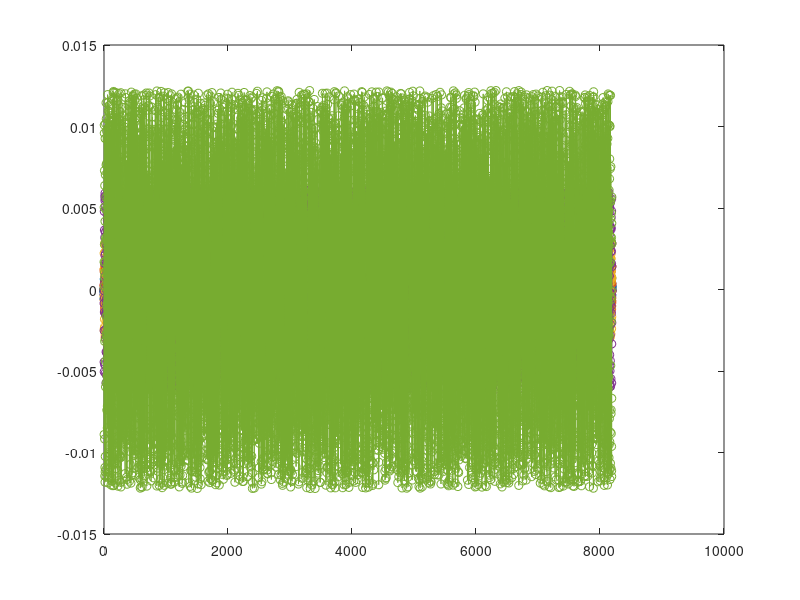
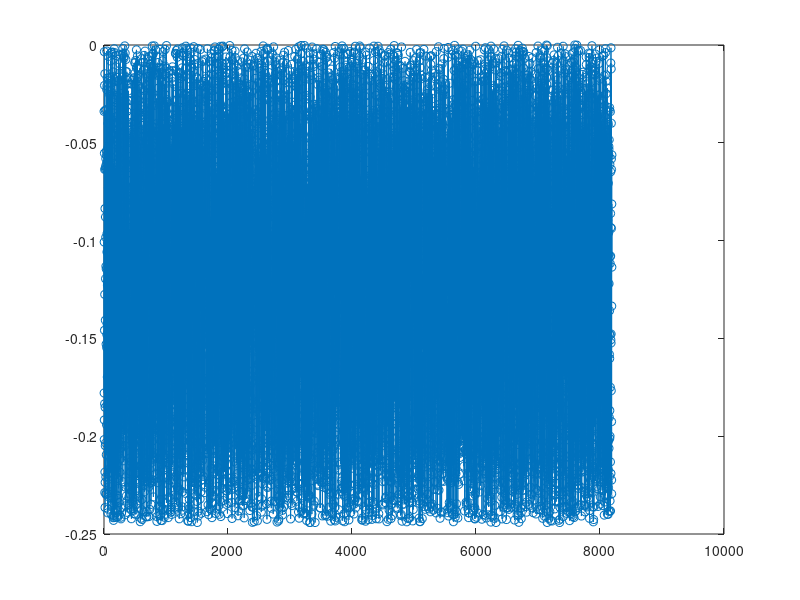
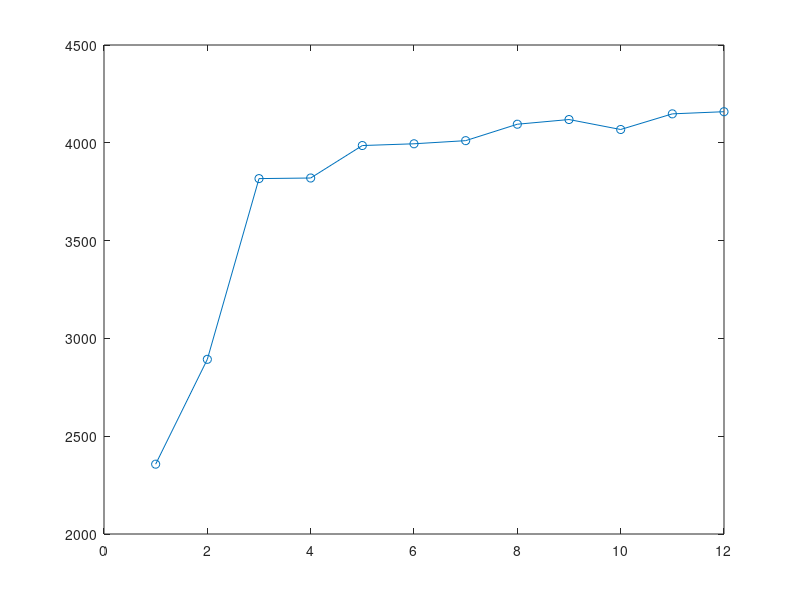

Write MATLAB code to recreate these figures, in order.
%% General Description
% This is modified from the model for J Choi ISSCC 2021, TIPM architecture
% Note that DCWR stands different compared with ISSCC 2020 version. 
% A 12'bit DTC is used. Consider it as 12 separate DTCs, calibrate the
% binary bits independently.

% Version 1.0, Peng CHEN, 2021.12.08
% Version 1.1, Peng CHEN, 2022.05.17, This version fails. Maybe NerualNetwork can
% help? The appearance of "12 DTCs" may need reshape.

%% Initial Parameter Settings
clc;clear;close all;
Sim_Time = 2^13; % The number is in FREF cycles.
settle_sample = 6e6; % The unit is in CKV cycles.
rng(23);

%% DTC alone test
FCW_F = 0.11;
B = 12;
dcw_r = zeros(1,B);
DCW_R = zeros(1,B);
track_g = zeros(Sim_Time,B);
PHRF = FCW_F * [1:Sim_Time]+1/2^10*rand(1,Sim_Time);
PHRF = 1*rand(1,Sim_Time);
OV = zeros(1,Sim_Time);
tmp = zeros(size(OV));
PHRF = mod(PHRF,1);
%plot(PHRF,'o-');

% w = [1./2.^[1:B],1/2^B];
% g = ones(1,B+1);
w = [1./2.^[1:B]];
w_t = 1e-12*[2048,1024,512,256,128,64,32,16,8,4,2,1] * 1e3/4096;
g = ones(1,B);
hist_DCWR = zeros(1,B);
mu = -1e-1;
KDTC=0.8;
for k = 1:Sim_Time
    dcw_r = zeros(1,B);
    DCW_R = zeros(1,B);
    dcw_s = dec2bin(PHRF(k)*2^B*0.7);
    for k2 = 1:length(dcw_s)
        dcw_r(k2+B-length(dcw_s)) = str2double(dcw_s(k2));
    end
    DCW_r = sum(dcw_r.*w.*g);
    if DCW_r >= 1-1/2^B
        DCW_r = 1-1/2^B;
    end
    if DCW_r < 0
        DCW_r = 0;
    end
    DCW_s = dec2bin(DCW_r*2^B);
    for k2 = 1:length(DCW_s)
        DCW_R(k2+B-length(DCW_s)) = str2double(DCW_s(k2));
    end
    tdelay = sum(DCW_R.*w_t);
%     phe = floor((tdelay - PHRF(k)*1000e-12*KDTC)/1e-12);
    phe = ((tdelay - PHRF(k)*1000e-12*0.7)/1e-12);
    for k3 = 1:B
%         g(k3) = g(k3) + mu * phe * 1/2^(B-k3) * (DCW_R(k3)-0.5);
%         track_g(k,k3) = g(k3);
          track_g(k,k3) =  mu * phe * 1/2^(B-k3) * (DCW_R(k3)-0.5);
    end
%     KDTC = KDTC-mu*phe;
    tmp(k) = phe;
    hist_DCWR = hist_DCWR+DCW_R;
end

plot(track_g(:,1:12),'o-');
figure;
plot(tmp,'o-');
figure;plot(hist_DCWR,'o-');
sum(track_g)*100